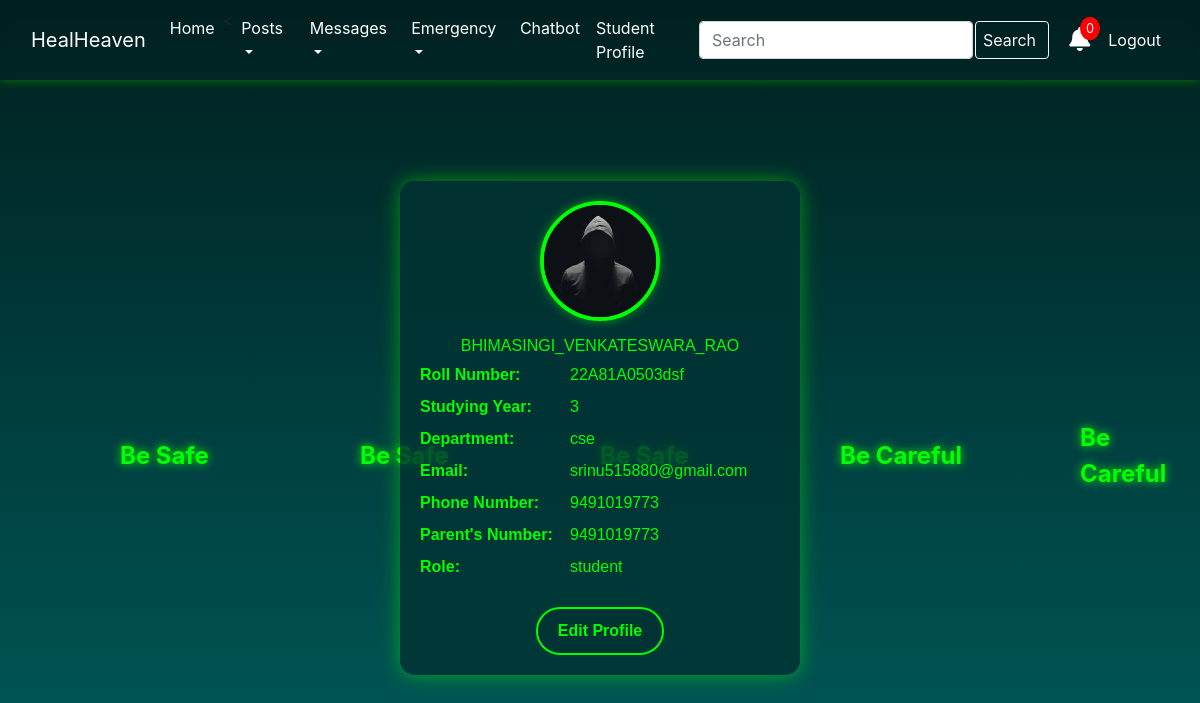
Page /student_profile/ (signed in) on the committed database.
### blog/models.py (models this page shows, shortened)
class StudentProfileDetails(models.Model):
    id = models.AutoField(primary_key=True)
    user = models.OneToOneField(User, on_delete=models.CASCADE, related_name="student_profile")
    roll_number = models.CharField(max_length=20, unique=True)
    studying_year = models.IntegerField(default=1)
    department = models.CharField(max_length=100)
    email = models.EmailField()  # Required during registration
    phone_number = models.CharField(max_length=15)
    parents_number = models.CharField(max_length=15)
    role = models.CharField(max_length=20, default='student')  # Defaults to "student"
    image = models.ImageField(default='default.jpg', upload_to='profile_pics')

### blog/views.py (the view)
# urls.py: path('student_profile/', views.student_profile_view, name='student_profile'),
def student_profile_view(request):
    student_profile = get_object_or_404(StudentProfileDetails, user=request.user)
    print(student_profile.email)
    context = {
        'profile': student_profile,
        'role': 'Student',
    }
    return render(request, 'blog/student_profile.html', context)

### blog/templates/blog/student_profile.html (shortened to what this page needs)
{% extends 'blog/home.html' %}
{% block content %}
<div class="wrapper-profile">
    <div class="profile-card" style="position: relative;">
        <img src="{{ profile.image.url }}" alt="Profile Picture">
        <h6>{{ profile.user.username }}</h6>
        <div class="field">
            <span>Roll Number:</span>
            <span>{{ profile.roll_number }}</span>
        </div>
        <div class="field">
            <span>Studying Year:</span>
            <span>{{ profile.studying_year }}</span>
        </div>
        <div class="field">
            <span>Department:</span>
            <span>{{ profile.department |default:"Not Updated" }}</span>
        </div>
        <div class="field">
            <span>Email:</span>
            <span>{{ profile.email }}</span>
        </div>
        <div class="field">
            <span>Phone Number:</span>
            <span>{{ profile.phone_number|default:"Not Updated" }}</span>
        </div>
        <div class="field">
            <span>Parent's Number:</span>
            <span>{{ profile.parents_number|default:"Not Updated" }}</span>
        </div>
        <div class="field">
            <span>Role:</span>
            <span>{{ profile.role }}</span>
        </div>
        <a href="{% url 'update_student_profile' %}" class="edit-btn">Edit Profile</a>
    </div>
</div>
{% endblock %}

### blog/templates/blog/home.html (style rules this page uses)
* { margin: 0; padding: 0; box-sizing: border-box; }
body { background: linear-gradient(to bottom, #001f1f, #005f5f); overflow: hidden; scrollbar-color: #00ff00 rgba(0, 50, 50, 0.9); }

### blog/templates/blog/student_profile.html (style rules this page uses)
.wrapper-profile { display: flex; justify-content: center; align-items: center; position: fixed; top: 50%; left: 50%; transform: translate(-50%, -50%); z-index: 100; width: 100%; height: 100%; }
.profile-card { position: relative; width: 400px; padding: 20px; background: rgba(0, 50, 50, 0.8); border-radius: 15px; box-shadow: 0 0 20px rgba(0, 255, 0, 0.5); color: #00ff00; text-align: center; font-family: 'Poppins', Arial, sans-serif; animation: fadeIn 1s ease-in-out; }
.profile-card img { width: 120px; height: 120px; object-fit: cover; border-radius: 50%; border: 4px solid #00ff00; box-shadow: 0 0 10px rgba(0, 255, 0, 0.5); margin-bottom: 15px; }
.profile-card .field { display: flex; justify-content: space-between; font-size: 16px; margin: 8px 0; align-items: center; }
.profile-card .field span:first-child { font-weight: bold; min-width: 150px; text-align: left; }
.profile-card .field span:last-child { text-align: left; flex: 1; }
.profile-card .edit-btn { display: inline-block; margin-top: 20px; padding: 10px 20px; border: 2px solid #00ff00; background: rgba(0, 50, 50, 0.8); color: #00ff00; text-decoration: none; border-radius: 25px; font-weight: bold; font-size: 1rem; transition: transform 0.3s, box-shadow 0.3s; }

### rows in the picture
StudentProfileDetails: image (placeholder picture), user.username "BHIMASINGI_VENKATESWARA_RAO", roll_number "22A81A0503dsf", studying_year "3", department "cse", email "srinu515880@gmail.com", phone_number "9491019773", parents_number "9491019773", role "student"
